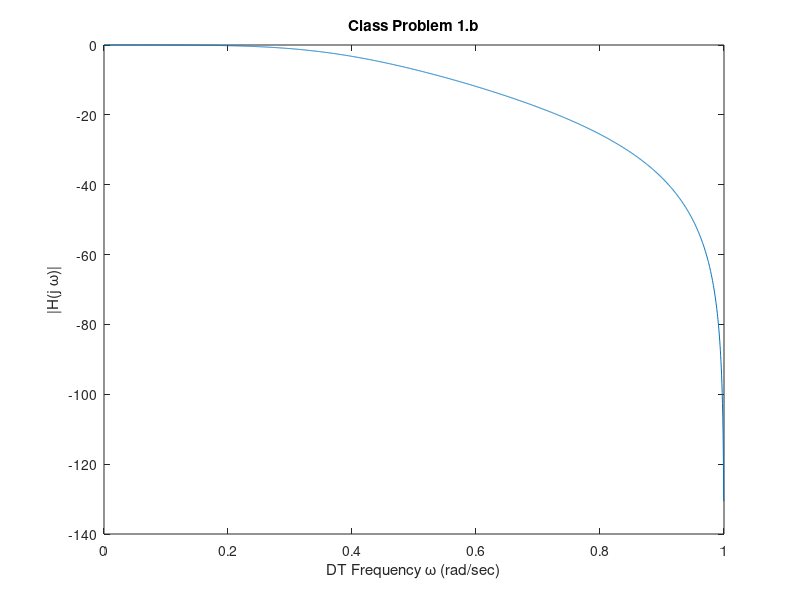

Write MATLAB code to recreate this figure. (Note: this script raises an error after producing the figure.)
b = [1 2 1];
a = [5 -2 1];
[H, Omega] = freqz(b,a,2048);
plot(Omega/pi, 20*log10(abs(H)))
title('Class Problem 1.b')
xlabel('DT Frequency \omega (rad/sec)')
ylabel('|H(j \omega)|')
YI = INTERP1(20*log10(abs(H)),Omega/pi,-3)


if FINALPLOTS
    print -deps class19_11_13.eps
end
